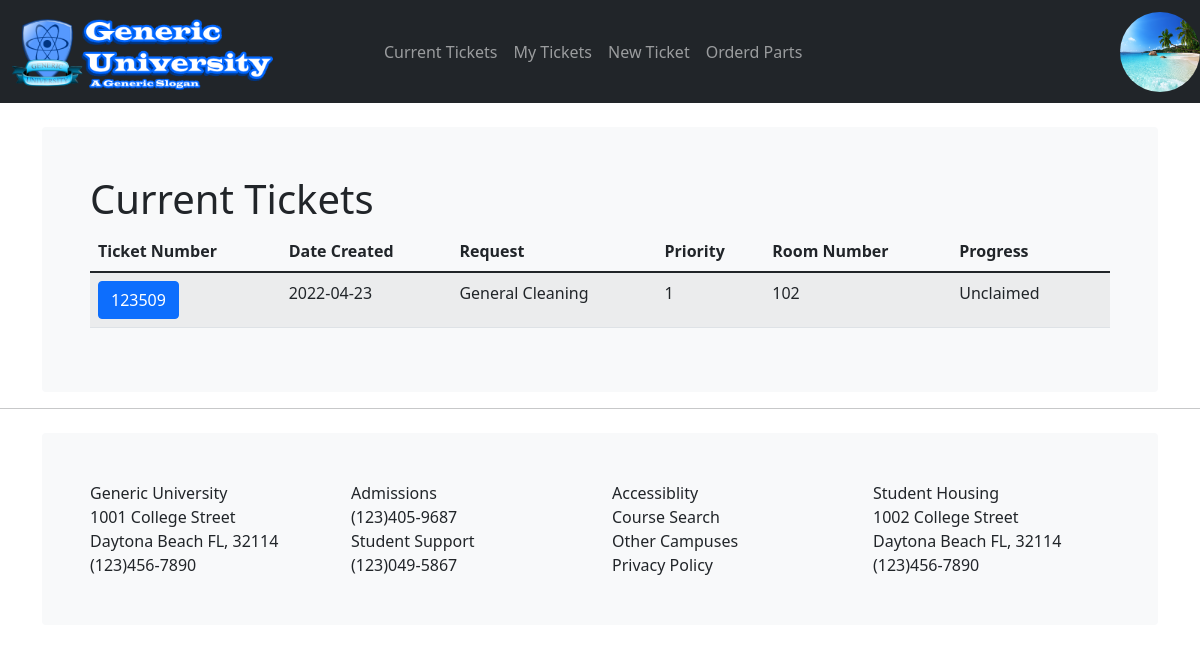
The app's page /maintanence_view_active_tickets_page.php (signed in) with its own data.
### tables this page shows
CREATE TABLE `ticket` (
  `ticketId` int(10) NOT NULL,
  `workType` varchar(50) NOT NULL,
  `workPriority` varchar(1) NOT NULL,
  `workDescription` varchar(200) NOT NULL,
  `placerFirstName` varchar(10) NOT NULL,
  `placerLastName` varchar(10) NOT NULL,
  `placerId` varchar(9) NOT NULL,
  `roomNum` varchar(3) NOT NULL,
  `ownerFirstName` varchar(10) DEFAULT NULL,
  `ownerLastName` varchar(10) DEFAULT NULL,
  `ownerId` varchar(9) DEFAULT NULL,
  `workNotes` varchar(200) NOT NULL DEFAULT 'No Notes',
  `dateCreated` date NOT NULL DEFAULT current_timestamp(),
  `ticketStatus` varchar(10) NOT NULL DEFAULT 'Unclaimed'
);

### maintanenceViewActiveTicketsTable.php (the view, shortened to what this page needs)
<?php
	$sql = "SELECT ticketId, dateCreated, workType, workPriority, roomNum, ticketStatus FROM ticket ";
	$sql .="WHERE ticketStatus ='Unclaimed'";
	$result = $conn->query($sql);
	if ($result !== false && $result->num_rows > 0) {
		while($row = $result->fetch_assoc()) {
			echo "
				<form action='maintanence_view_active_tickets_page.php' method='post' name='ticketProcess' id='ticketProcess'>
					<tr>
						<td><input class='btn btn-primary' type='submit' id='ticketSelect' name='ticketSelect' value='$row[ticketId]'>" . "</td>
						<td>" . $row["dateCreated"] . "</td>
						<td>" . $row["workType"] . "</td>
						<td>" . $row["workPriority"]. "</td>
						<td>" . $row["roomNum"] . "</td>
						<td>" . $row["ticketStatus"]. "</td>
						<td><input type='hidden' name='singleTicket' value='$row[ticketId]'></td>
					</tr>
				</form>";
		}
	} else {
		echo "No tickets at this time";
		}
?>

### records on screen
ticket: ticketSelect "123509", dateCreated "2022-04-23", workType "General Cleaning", workPriority "1", roomNum "102", ticketStatus "Unclaimed"
